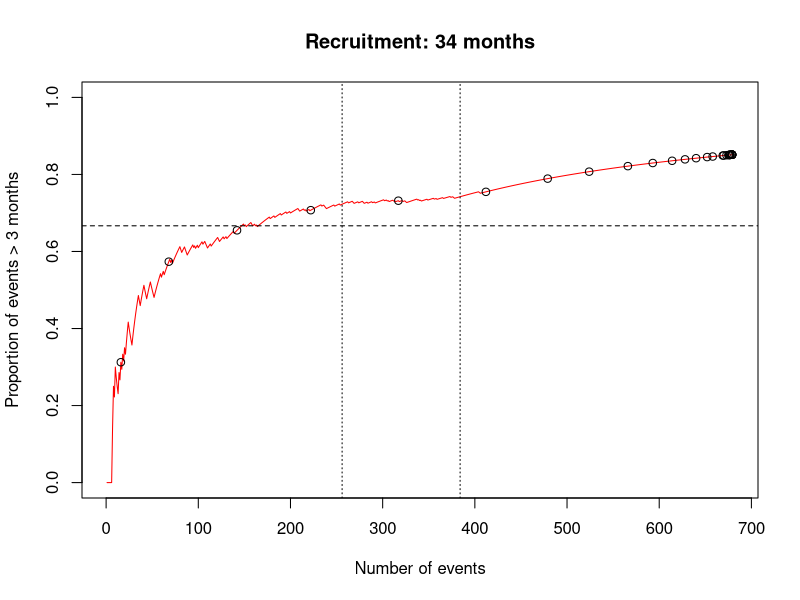

Reproduce this figure in R.

lambdac <- log(2)/12
HR1 <- 1
T1 <- 3
HR2 <- 0.75
numPatients <- 340
recTime <- 34


generateData <- function(lambdac, HR1, T1, HR2, numPatients, recTime) {
  CP <- exp(-lambdac*HR1*T1)
  u <- runif(numPatients)
  controlData <- -log(u)/lambdac
  u <- runif(numPatients)
  treatmentData <- ifelse(u>CP, -log(u)/(lambdac*HR1), (1/(lambdac*HR2))*(lambdac*HR2*T1-log(u)-lambdac*HR1*T1))
  dataCombined <- data.frame(time = c(controlData, treatmentData), group = c(rep("Control", numPatients), rep("Treatment", numPatients)))
  dataCombined$recTime <- runif(numPatients*2, min = 0, max = recTime)
  dataCombined$pseudo_time <- dataCombined$time + dataCombined$recTime
  return(dataCombined)
}

# Create a function for the inner loop to avoid unnecessary copying
censFuncInner <- function(data, threshold) {
  newDataCombined <- censFunc(data, threshold)$dataCombined
  newDataCombined <- newDataCombined[newDataCombined$status == 1, ]
  mean(newDataCombined$survival_time > 3)
}


# Function to perform censoring and analysis
censFunc <- function(dataset, censTime) {
  
  # Censor the observations
  dataset$status <- as.integer(dataset$pseudo_time <= censTime)
  
  # Only include patients enrolled by the censoring time
  dataset <- dataset[dataset$recTime <= censTime, ]
  
  # Calculate survival time
  dataset$survival_time <- ifelse(dataset$status == 1, dataset$time, censTime - dataset$recTime)
  
  sampleSize <- nrow(dataset)
  
  return(list(dataCombined = dataset, censTime = censTime, sampleSize = sampleSize))
}



propEventFunc <- function(lambdac, HR1, T1, HR2, numPatients, recTime){
  # Set parameters
  numSimulations <- 1
  eventVec <- 1:(numPatients*2)
  
  # Initialize an empty matrix for storing results
  eventMatrix <- matrix(NA, nrow = numSimulations, ncol = length(eventVec))
  
  # Simulate data and fill in the matrix
  for (k in 1:numSimulations) {
    dataCombined <- generateData(lambdac, HR1, T1, HR2, numPatients, recTime)
  }
  
  dataCombined <- dataCombined[order(dataCombined$pseudo_time), ]
  
  calTime <- dataCombined$pseudo_time
  
  
  propMatrix <- matrix(NA, nrow = numSimulations, ncol = length(calTime))
  
  for (k in 1:numSimulations){
    
    # Use sapply for vectorized calculations
    propMatrix[k,] <- sapply(calTime, censFuncInner, data = dataCombined)
    
  }
  
  # Calculate mean for each column
  eventProp <- colMeans(propMatrix)
  
  return(list(eventProp = eventProp, eventVec = eventVec, calTime = calTime))
  
}



x1 <- propEventFunc(lambdac, HR1, T1, HR2, numPatients, recTime)
plotTime <- seq(1, max(x1$calTime), by = 6)
plotEvents <- rep(NA, length(plotTime))
for (i in 1:length(plotTime)){
  plotEvents[i] <-    sum(x1$calTime<plotTime[i])
}
plot(x1$eventVec, x1$eventProp, type = "l", ylim = c(0, 1), xlab = "Number of events", 
     ylab = "Proportion of events > 3 months", col = "red", main = paste0("Recruitment: ", recTime, " months"))
points(x1$eventVec[plotEvents], x1$eventProp[plotEvents])
abline(h = 2/3, lty = 2)
 abline(v = 512*0.5, lty = 3)
 abline(v = 512*0.75, lty = 3)
 print(plotTime)
 
 
 
# abline(v = 512*0.75, lty = 3)
# abline(v = 512, lty = 3)
# 
# 
# 
# plot(x1$calTime, x1$eventVec, type = "l")
# abline(v = 14)
# abline(h = 512)
# 
# x1 <- propEventFunc(lambdac, HR1, T1, HR2, numPatients, 0)
# x2 <- propEventFunc(lambdac, HR1, T1, HR2, numPatients, 12)
# x3 <- propEventFunc(lambdac, HR1, T1, HR2, numPatients, 34)
# x4 <- propEventFunc(lambdac, HR1, T1, HR2, numPatients, 60)
# 
# plot(x1$calTime, x1$eventVec, type = "l", xlab = "Calendar time", ylab = "Number of events")
# lines(x2$calTime, x2$eventVec, lty = 2, col = "blue")
# lines(x3$calTime, x3$eventVec, lty = 3, col = "red")
# lines(x4$calTime, x4$eventVec, lty = 4, col = "green")
# legend("bottomright", legend = c("R = 0", "R = 12", "R = 34", "R = 60"), col = c("black", "blue", "red", "green"), lty = 1:4)
# 
# plot(x1$calTime, x1$eventProp, type = "l", xlab = "Calendar time", ylab = "Proportion of events > 3 months")
# lines(x2$calTime, x2$eventProp, lty = 2, col = "blue")
# lines(x3$calTime, x3$eventProp, lty = 3, col = "red")
# lines(x4$calTime, x4$eventProp, lty = 4, col = "green")
# legend("bottomright", legend = c("R = 0", "R = 12", "R = 34", "R = 60"), col = c("black", "blue", "red", "green"), lty = 1:4)
# abline(h = 2/3, lty = 2)
# 
# 
# plot(x1$eventVec, x1$eventProp, type = "l", ylim = c(0, 1), xlab = "Number of events", ylab = "Proportion of events > 3 months")
# lines(x2$eventVec, x2$eventProp, col = "blue", lty = 2)
# lines(x3$eventVec, x3$eventProp, col = "red", lty = 3)
# lines(x4$eventVec, x4$eventProp, col = "green", lty = 4)
# legend("bottomright", legend = c("R = 0", "R = 12", "R = 34", "R = 60"), col = c("black", "blue", "red", "green"), lty = 1:4)
# abline(h = 2/3, lty = 2)
# abline(v = 512*0.5, lty = 3)
# abline(v = 512*0.75, lty = 3)
# abline(v = 512, lty = 3)
